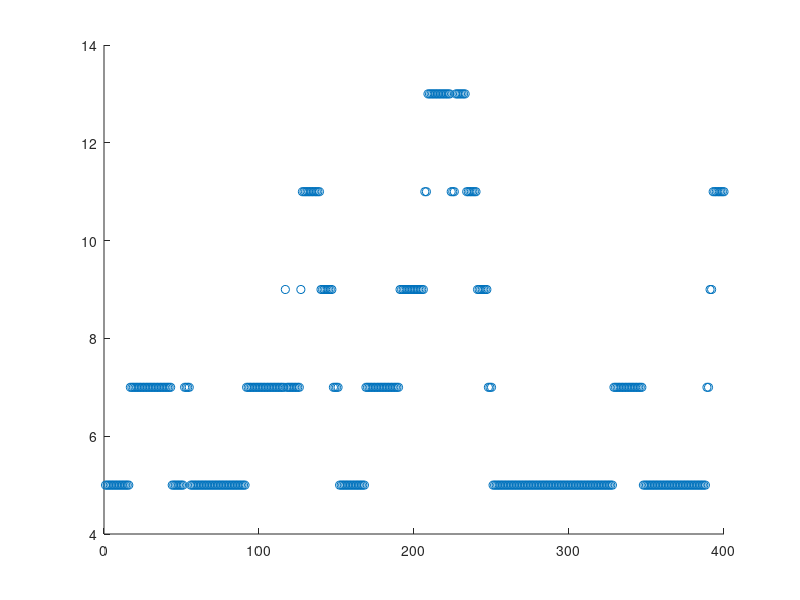

Here is the MATLAB script that generated this plot:
%% Set Parameters
excitement = 0.1017;
power = 0.015;
dim = 5;
iterations = 400;


%% Intermediate Values
p_increase_edge = (1 + power) / 2;


%% Setup Iterations
A = eye(dim);
A_i = zeros(iterations, dim, dim);
realized_should_change = rand(1, iterations) < excitement;
realized_should_increase_edge = rand(1, iterations) > p_increase_edge;


%% Run Iterations
for i = 1:iterations
    if realized_should_change(i)
        j = 0;
        k = 0;
        
        current_total_weight = sum(sum(A, 1));
        
        if realized_should_increase_edge(i)
            % Weight is maximal
            if current_total_weight ~= dim * dim
                while j == k || A(j, k) == 1
                    j = floor(rand(1) * dim) + 1;
                    k = floor(rand(1) * dim) + 1;
                end

                A(j, k) = 1;
                A(k, j) = 1;
            end
        else
            % Weight is minimal
            if current_total_weight ~= dim
                while j == k || A(j, k) == 0
                    j = floor(rand(1) * dim) + 1;
                    k = floor(rand(1) * dim) + 1;
                end

                A(j, k) = 0;
                A(k, j) = 0;
            end
        end
    end
    
    A_i(i, :, :) = A;
end

%% Visualize
w = sum(sum(A_i, 2), 3);
scatter(1:iterations, w)